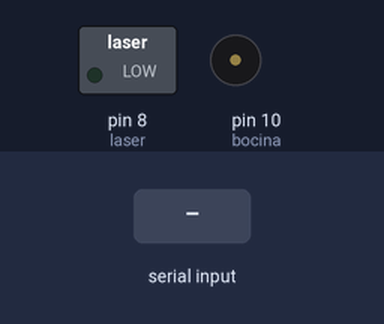
The sketch below on a simulated Arduino Uno, built with avr-gcc and run on an emulated ATmega328P. Shown: switched loads named in the sketch (green lamp = pin HIGH), buzzer (waves = sounding). Inputs (shaded band) come from the test bench.

Above: at 1.2 s.
1.3 s: "1" received over Serial
At 2.1 s:
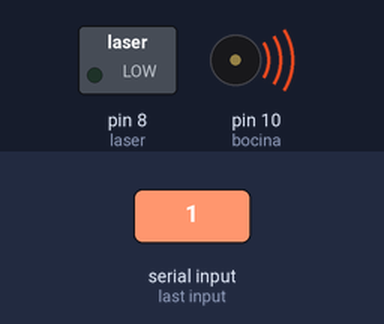
4.3 s: "4" received over Serial
At 6.1 s:
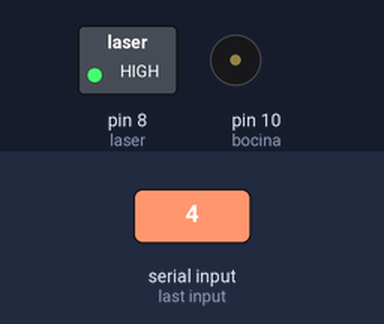
7.3 s: "2" received over Serial
At 8.1 s:
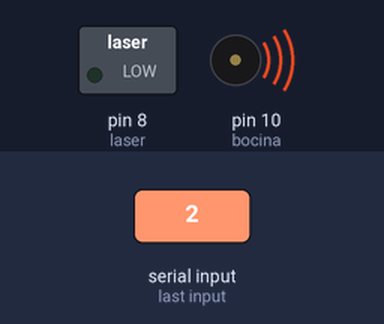
8.8 s: "3" received over Serial
At 11.6 s:
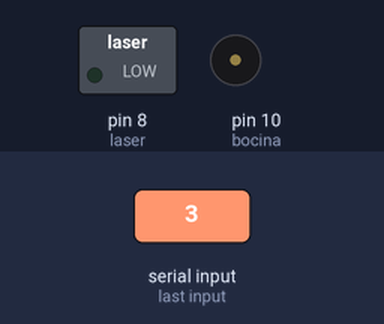
Timing chart, 0 to 12.8 s (numbered marks = the images above; inputs shaded):
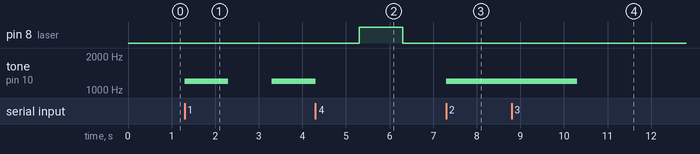

Measured:
- after the input at 1.3 s, tone on pin 10 (bocina): silent → 1200 Hz at once, → silent 1.0 s later, → 1200 Hz 1.0 s later
- after the input at 4.3 s, pin 8 (laser): LOW → HIGH after 1.0 s, → LOW 1.0 s later; tone on pin 10 (bocina): goes on until 4.3 s, then stays silent
- after the input at 7.3 s, pin 8 (laser): stays LOW (without the input it goes to HIGH after 0.00 s); tone on pin 10 (bocina): silent → 1200 Hz at once
- after the input at 8.8 s, tone on pin 10 (bocina): goes on until 10.3 s, then stays silent

The sketch:

Arduino.ino
```cpp
const int sensorLuz = A4;
const int bocina = 10;
const int microfonoA = A3;
const int microfonoD = 9;
const int laser = 8;
const int frecuenciaBocinaSalida = 800;
int incomingByte;

void setup(){
  pinMode(sensorLuz, INPUT);
  pinMode(bocina, OUTPUT);
  pinMode(microfonoA, INPUT);
  pinMode(microfonoD, INPUT);
  pinMode(laser, OUTPUT);
  analogWrite(bocina, 0);
  Serial.begin(9600);
  digitalWrite(laser, LOW);
}

void loop(){
  if (Serial.available() > 0)
    {
      // read the incoming byte:
      incomingByte = Serial.read();
    }
    //imprimir sonido de punto
  if(incomingByte == '1'){
    tone(bocina, 1200, 1000);
    delay(2000);
  }
  //imprimir sonido de guion
  else if(incomingByte == '2'){
    tone(bocina, 1200, 3000);
    delay(4000);
  }
  //imprimir sonido de nada
  else if(incomingByte == '3'){
    delay(3000);
  }
  //imprimir luz punto
  else if(incomingByte == '4'){
    digitalWrite(laser, HIGH);
    delay(1000);
    digitalWrite(laser, LOW);
    delay(1000);
  }
  //imprimir luz guion
  else if(incomingByte == '5'){
    digitalWrite(laser, HIGH);
    delay(3000);
    digitalWrite(laser, LOW);
    delay(1000);
  }
  //imprimir luz nada
  else if(incomingByte == '6'){
    delay(3000);
  }
  //modo escucha para sonido
  else if(incomingByte == '7'){
  Serial.println(digitalRead(microfonoD));
    delay(20);
  }
  //modo escucha para luz
  else if(incomingByte == '8'){
    Serial.println(analogRead(sensorLuz));
    delay(20);
  }


  //Serial.println(analogRead(microfonoA));
  //Serial.println();
}
```
